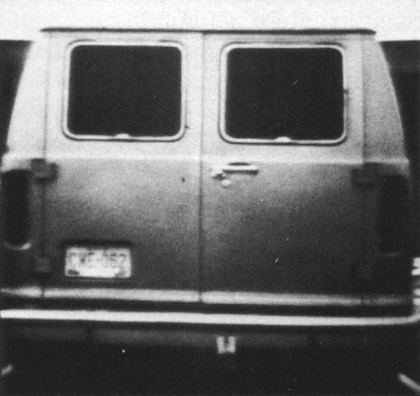
%> input picture images/4Fig1027(a)(van_original).tif, 420 x 396 px, shrunk from 566 x 534 before the run
$ octave Untitled.m   (GNU Octave 9; MATLAB toolbox functions it lacks are replaced by stand-ins)
%> lines starting %> are read from the running program, lines starting %| are printed output that depends on the picture; in (x1, y1, x2, y2) boxes, pixels count from 0 and x2, y2 are one past the last pixel; in counts of white or black regions, pixels touching at a corner belong together; the program's own positions count from 1
### test/ImageThinning.m
%图像细化,目前只对二值图像进行处理
function [g]=ImageThinning(I)
n_l=1;
%对边界图进行扩充，四周各加1行、1列0（与结构元素的大小相对应），目的是为了处理边界点
I_pad=padarray(I,[n_l,n_l]);
%获得扩充图像大小
[M,N]=size(I_pad);
%寻找图像中的亮点，即值为1的点
ind=find(I_pad==1);
ind_c=[];
while ~isequal(ind_c,ind)
    %备份赋值，以便下一次循环开始进行比较
    ind_c=ind;
    %保存ind中符合条件的下标
    ind_sub=[];
    %按照B1结构元素搜索
    for i=1:length(ind)
        p=ind(i,1);
        if ~isempty(find(ind==p+1)) && ~isempty(find(ind==p-M+1)) && ~isempty(find(ind==p+M+1)) &&...
                isempty(find(ind==p-1)) && isempty(find(ind==p-M-1)) && isempty(find(ind==p+M-1))
            ind_sub=cat(1,ind_sub,i);
        end
    end
    %将下标符合条件的数值，从ind中清除，以下类似
    if ~isempty(ind_sub)
        ind(ind_sub)=[];
    end
    ind_sub=[];
    %按照B2结构元素搜索
    for i=1:length(ind)
        p=ind(i,1);
        if ~isempty(find(ind==p+1)) && ~isempty(find(ind==p-M)) && ~isempty(find(ind==p-M+1)) &&...
                isempty(find(ind==p-1)) && isempty(find(ind==p+M)) && isempty(find(ind==p+M-1))
            ind_sub=cat(1,ind_sub,i);
        end
    end
    if ~isempty(ind_sub)
        ind(ind_sub)=[];
    end
    ind_sub=[];
    %按照B3结构元素搜索
    for i=1:length(ind)
        p=ind(i,1);
        if ~isempty(find(ind==p-M-1)) && ~isempty(find(ind==p-M)) && ~isempty(find(ind==p-M+1)) &&...
                isempty(find(ind==p+M-1)) && isempty(find(ind==p+M)) && isempty(find(ind==p+M+1))
            ind_sub=cat(1,ind_sub,i);
        end
    end
    if ~isempty(ind_sub)
        ind(ind_sub)=[];
    end
    ind_sub=[];
    %按照B4结构元素搜索
    for i=1:length(ind)
        p=ind(i,1);
        if ~isempty(find(ind==p-1)) && ~isempty(find(ind==p-M)) && ~isempty(find(ind==p-M-1)) &&...
                isempty(find(ind==p+1)) && isempty(find(ind==p+M)) && isempty(find(ind==p+M+1))
            ind_sub=cat(1,ind_sub,i);
        end
    end
    if ~isempty(ind_sub)
        ind(ind_sub)=[];
    end
    ind_sub=[];
    %按照B5结构元素搜索
    for i=1:length(ind)
        p=ind(i,1);
        if ~isempty(find(ind==p-M-1)) && ~isempty(find(ind==p-1)) && ~isempty(find(ind==p+M-1)) &&...
                isempty(find(ind==p-M+1)) && isempty(find(ind==p+1)) && isempty(find(ind==p+M+1))
            ind_sub=cat(1,ind_sub,i);
        end
    end
    if ~isempty(ind_sub)
        ind(ind_sub)=[];
    end
    ind_sub=[];
    %按照B6结构元素搜索
    for i=1:length(ind)
        p=ind(i,1);
        if ~isempty(find(ind==p-1)) && ~isempty(find(ind==p+M-1)) && ~isempty(find(ind==p+M)) &&...
                isempty(find(ind==p+1)) && isempty(find(ind==p-M+1)) && isempty(find(ind==p-M))
            ind_sub=cat(1,ind_sub,i);
        end
    end
    if ~isempty(ind_sub)
        ind(ind_sub)=[];
    end
    ind_sub=[];
    %按照B7结构元素搜索
    for i=1:length(ind)
        p=ind(i,1);
        if ~isempty(find(ind==p+M-1)) && ~isempty(find(ind==p+M)) && ~isempty(find(ind==p+M+1)) &&...
                isempty(find(ind==p-M-1)) && isempty(find(ind==p-M)) && isempty(find(ind==p-M+1))
            ind_sub=cat(1,ind_sub,i);
        end
    end
    if ~isempty(ind_sub)
        ind(ind_sub)=[];
    end
    ind_sub=[];
    %按照B8结构元素搜索
    for i=1:length(ind)
        p=ind(i,1);
        if ~isempty(find(ind==p+1)) && ~isempty(find(ind==p+M)) && ~isempty(find(ind==p+M+1)) &&...
                isempty(find(ind==p-1)) && isempty(find(ind==p-M)) && isempty(find(ind==p-M-1))
            ind_sub=cat(1,ind_sub,i);
        end
    end
    if ~isempty(ind_sub)
        ind(ind_sub)=[];
    end
end
%m连通检测
ind_c=[];
while ~isequal(ind_c,ind)
    ind_c=ind;
    ind_back=ind;
    while ~isempty(ind_back)
        p=ind_back(1,:);
        %如果p点四联通中有三个值为1，则将该点置为零
        if (~isempty(find(ind==p+1)) && ~isempty(find(ind==p+M)) && ~isempty(find(ind==p-M))) ||...
                (~isempty(find(ind==p-1)) && ~isempty(find(ind==p+M)) && ~isempty(find(ind==p-M))) ||...
                (~isempty(find(ind==p+1)) && ~isempty(find(ind==p-1)) && ~isempty(find(ind==p-M))) ||...
                (~isempty(find(ind==p+1)) && ~isempty(find(ind==p-1)) && ~isempty(find(ind==p+M)))
            c=find(ind==p);
            ind(c)=[];

        end
        %如果p点四联通中有两个值为1，且其对角为0，则将该点置为零
        if (~isempty(find(ind==p+1)) && ~isempty(find(ind==p+M)) && isempty(find(ind==p-M-1))) ||...
                (~isempty(find(ind==p-1)) && ~isempty(find(ind==p+M)) && isempty(find(ind==p-M+1))) ||...
                (~isempty(find(ind==p+1)) && ~isempty(find(ind==p-M)) && isempty(find(ind==p+M-1))) ||...
                (~isempty(find(ind==p-1)) && ~isempty(find(ind==p-M)) && isempty(find(ind==p+M+1)))
            c=find(ind==p);
            ind(c)=[];
        end
        ind_back(1,:)=[];
    end
end

%删除扩展的边缘
g=zeros(size(I_pad));
g(ind)=1;
g=g(2:M-1,2:N-1);
end

### test/Untitled.m
%Edge linking using local processing
clc;
clear all;
close all;
%边缘连接测试图像
I=im2double(imread('D:\file\class\cv\code\images\4Fig1027(a)(van_original).tif'));
%> I: size 396x420 double; min 0.106, max 1, mean 0.416
[M,N]=size(I);
%> M = 396; N = 420
%=============================边缘检测(六)=================================
% Edge linking using local processing
%边缘连接的局部处理
%--------------------------计算图像梯度和角度------------------------------
n_l=1;
%Sobel算子
s_y=[-1 -2 -1;
    0 0 0;
    1 2 1];
s_x=[-1 0 1;
    -2 0 2;
    -1 0 1];
%定义梯度和角度
gx=zeros(M,N);
gy=zeros(M,N);
f_pad=padarray(I,[n_l,n_l],'replicate');
for i=1:M
    for j=1:N
        Block=f_pad(i:i+2*n_l,j:j+2*n_l);
        gx(i,j)=sum(sum(Block.*s_x));
        gy(i,j)=sum(sum(Block.*s_y));
    end
end
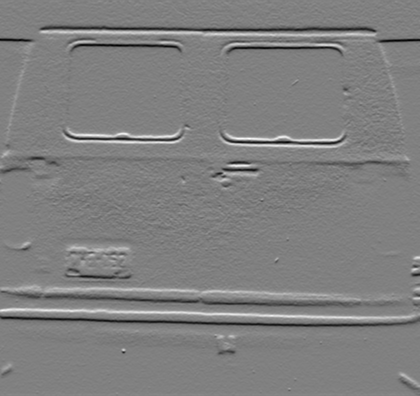
%> gy: size 396x420 double; min -2.4, max 2.36, mean -0.0159; drawn with min black and max white
gx=abs(gx);
gy=abs(gy);
% M_s=sqrt(gx.^2+gy.^2);
% M_s=M_s/max(M_s(:));
a_s=atan2(gy,gx)*180/pi;
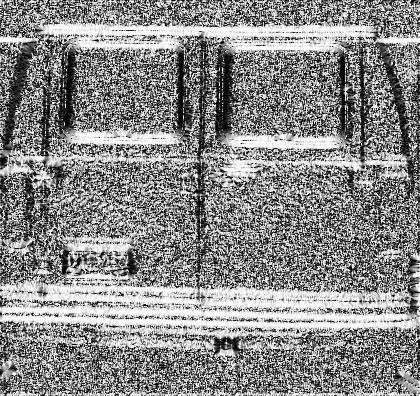
%> a_s: size 396x420 double; min 0, max 90, mean 49.2; drawn with min black and max white
% imshow(M_s)
%-------------------------------图像二值化---------------------------------
%设置梯度门限
th=0.3;
T_max=max(gy(:));
%> T_max = 2.4
T_M=T_max*th;
%> T_M = 0.721
T_A=45;
%计算水平方向
Tx=zeros(M,N);
A_x=90;
for i=1:M
    for j=1:N
        if gy(i,j)>T_M
            if a_s(i,j)>=A_x-T_A && a_s(i,j)<=A_x+T_A
                Tx(i,j)=1;
            end
        end
    end
end
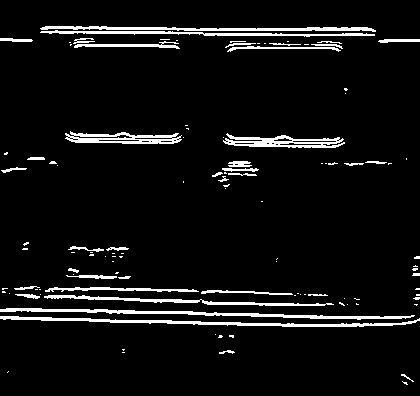
%> Tx: size 396x420 double; values 0 (black) and 1 (white), 6.1% white; 110 white regions (72 under 20 px), largest, box (x1, y1, x2, y2) and area: (0, 308, 415, 320) 1305, (0, 316, 420, 327) 1299, (40, 26, 376, 32) 1035

T_max=max(gx(:));
%> T_max = 2.18
T_M=T_max*th;
%> T_M = 0.655
T_A=45;
Ty=zeros(M,N);
A_y=0;
for i=1:M
    for j=1:N
        if gx(i,j)>T_M
            if a_s(i,j)>=A_y-T_A && a_s(i,j)<=A_y+T_A
                Ty(i,j)=1;
            end
        end
    end
end
%> Ty: size 396x420 double; values 0 (black) and 1 (white), 1.5% white; 107 white regions (91 under 20 px), largest, box (x1, y1, x2, y2) and area: (5, 55, 28, 153) 314, (223, 51, 230, 135) 306, (66, 47, 75, 133) 279

%-----------------------------填充空当-------------------------------------
L=25;
%水平二值图像沿x方向进行扩展
Tx_pad=padarray(Tx,[0,L-1],'post');
Tx_g=zeros(M,N);
for i=1:M
    for j=1:N
        if Tx_pad(i,j)==1 && Tx_pad(i,j+1)==0
            Block=Tx_pad(i,j+2:j+L-1);
            ind=find(Block==1);
            if ~isempty(ind)
                ind_Last=j+2+ind(1,length(ind))-1;
                Tx_pad(i,j:ind_Last)=1;
                Tx_g(i,j:ind_Last)=1;
            end
        else
            Tx_g(i,j)=Tx_pad(i,j);
        end
    end
end
%> Tx_g: size 396x420 double; values 0 (black) and 1 (white), 6.8% white; 58 white regions (33 under 20 px), largest, box (x1, y1, x2, y2) and area: (0, 308, 420, 327) 2712, (15, 294, 359, 306) 1124, (40, 26, 376, 32) 1096
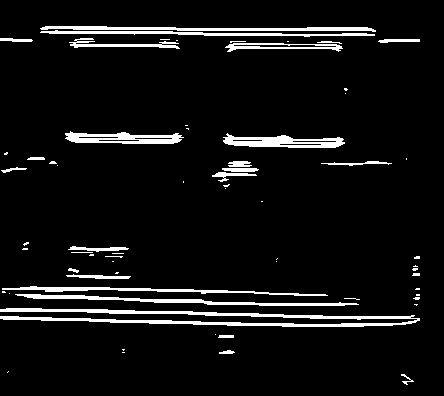
%> Tx_pad: size 396x444 double; values 0 (black) and 1 (white), 6.6% white; 65 white regions (38 under 20 px), largest, box (x1, y1, x2, y2) and area: (0, 308, 420, 327) 2733, (15, 294, 359, 306) 1128, (40, 26, 376, 32) 1100
%> after the loop, Block = 23 values from 0 to 0; ind_Last = 414
%沿垂直方向进行填充
Ty_pad=padarray(Ty,[L-1,0],'post');
Ty_g=zeros(M,N);
for j=1:N
    for i=1:M
        if Ty_pad(i,j)==1 && Ty_pad(i+1,j)==0
            Block=Ty_pad(i+2:i+L-1,j);
            ind=find(Block==1);
            if ~isempty(ind)
                ind_Last=i+2+ind(length(ind),1)-1;
                Ty_pad(i:ind_Last,j)=1;
                Ty_g(i:ind_Last,j)=1;
            end
        else
            Ty_g(i,j)=Ty_pad(i,j);
        end
    end
end
%> Ty_g: size 396x420 double; values 0 (black) and 1 (white), 1.7% white; 53 white regions (35 under 20 px), largest, box (x1, y1, x2, y2) and area: (216, 51, 230, 141) 510, (178, 49, 185, 139) 318, (5, 55, 28, 153) 313
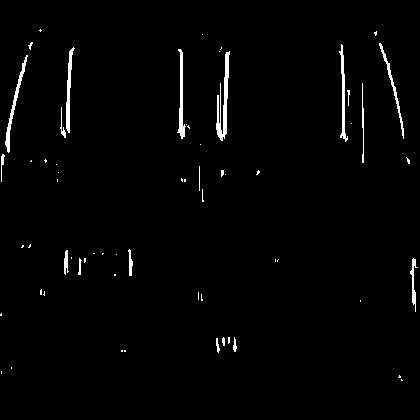
%> Ty_pad: size 420x420 double; values 0 (black) and 1 (white), 1.7% white; 63 white regions (45 under 20 px), largest, box (x1, y1, x2, y2) and area: (216, 51, 230, 141) 513, (5, 55, 28, 153) 332, (177, 49, 186, 139) 323
%> after the loop, ind_Last = 312
T_g=Ty_g+Tx_g;
[g]=ImageThinning(T_g);
%> in ImageThinning, `I_pad=padarray(I,[n_l,n_l]);`:
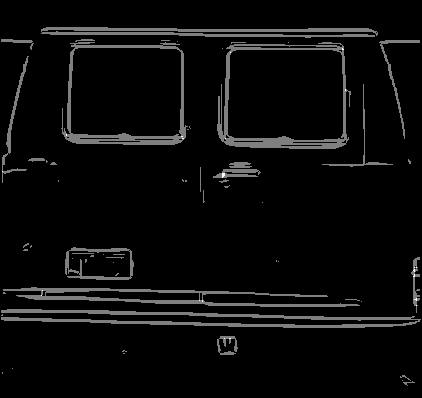
%> I_pad: size 398x422 double; min 0, max 2, mean 0.0839; drawn with min black and max white
%> in ImageThinning, `ind=find(I_pad==1);`: ind = 13994 values from 438 to 167480
%> the loop in ImageThinning, `while ~isequal(ind_c,ind)` made 8 passes
%> after the loop in ImageThinning, `while ~isequal(ind_c,ind)`: ind = 5326 values from 438 to 167480
%> the loop in ImageThinning, `while ~isequal(ind_c,ind)` made 2 passes
%> after the loop in ImageThinning, `while ~isequal(ind_c,ind)`: c = 4921; ind = 4922 values from 438 to 167480
%> in ImageThinning, `g(ind)=1;`: g: size 398x422 double; values 0 (black) and 1 (white), 2.9% white in thin lines or dots, all inside (x1, y1, x2, y2) = (1, 28, 421, 386)
%> in ImageThinning, `g=g(2:M-1,2:N-1);`:
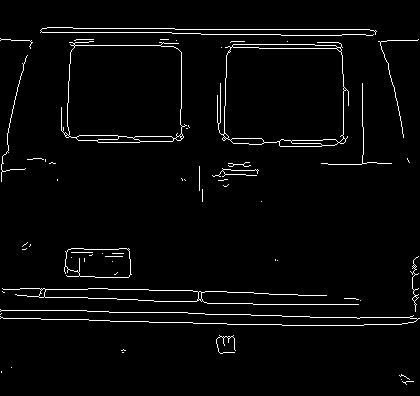
%> g: size 396x420 double; values 0 (black) and 1 (white), 3% white in thin lines or dots
imshow(g)
